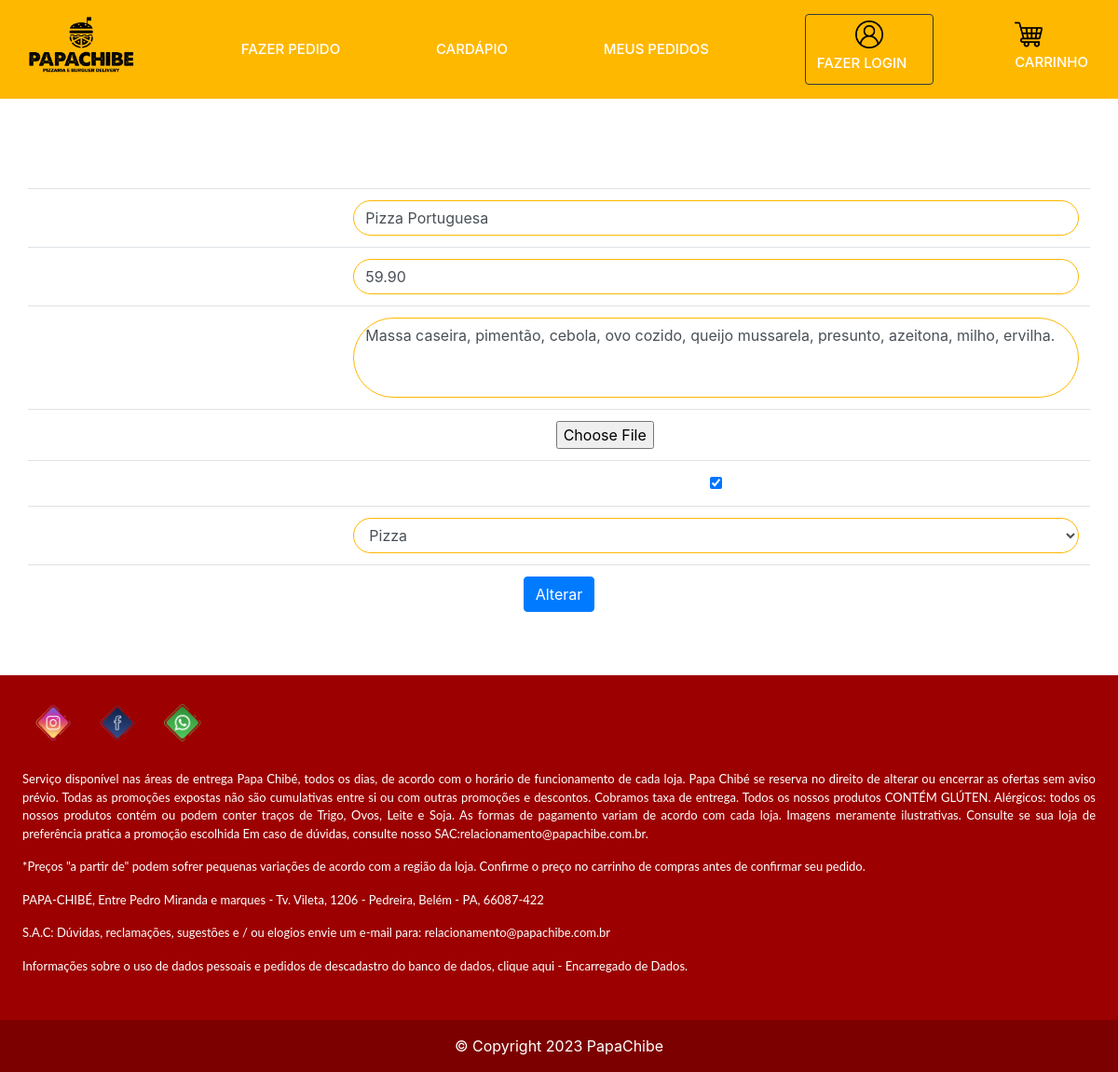
/produtoAlteraFormulario.php?cdproduto=17, run on the app's committed database.
### tables this page shows
CREATE TABLE `tb_produto` (
  `cdproduto` int(11) NOT NULL,
  `nome` varchar(100) NOT NULL,
  `ingrediente` varchar(120) NOT NULL,
  `imagem` varchar(255) DEFAULT NULL,
  `valor` decimal(10,2) NOT NULL,
  `categoriaid` int(11) DEFAULT NULL,
  `disponibilidade` tinyint(1) NOT NULL DEFAULT 0
);

### bancoProduto.php (called while the page is built, shortened)
<?php
function buscaProduto($conexao, $cdproduto)
{
	$query = "select * from tb_produto where cdproduto={$cdproduto}";
	$resultado = mysqli_query($conexao, $query);
	$produto = mysqli_fetch_assoc($resultado);
	return $produto;
}

### bancoCategoria.php (called while the page is built, shortened)
<?php
function listaCategorias($conexao)
{
	$categorias = array();
	$query = "select * from tb_categoria;";
	$resultado = mysqli_query($conexao, $query);
	while ($categoria = mysqli_fetch_assoc($resultado)) {
		array_push($categorias, $categoria);
	}
	return $categorias;
}

### produtoAlteraFormulario.php (the view, shortened to what this page needs)
<?php
include("navBar.php");
include("conexao.php");
include("bancoCategoria.php");
include("bancoProduto.php");
$categorias = listaCategorias($conexao);
$cdproduto = $_GET['cdproduto'];
$produto = buscaProduto($conexao, $cdproduto);
$disponibilidade = $produto['disponibilidade'] ? "checked='checked'" : "";
?>
<h1>Alteração de Produto</h1>
<form action="logicaAlteraProduto.php" method="post" enctype="multipart/form-data">
	<table class="table">
		<tr>
			<td>Nome: </td>
			<td><input class="form-control" type="text" name="nome" value="<?= $produto['nome'] ?>"></td>
		</tr>
		<tr>
			<td>Valor: </td>
			<td><input class="form-control" type="number" name="valor" step="0.01" value="<?= $produto['valor'] ?>"></td>
		</tr>
		<tr>
			<td>Ingrediente: </td>
			<td><textarea class="form-control" name="ingrediente" rows="3"
					style="resize: none;"><?= $produto['ingrediente'] ?></textarea></td>
		</tr>
		<tr>
            <td>Adicione imagem</td>
            <td><input type="file" name="imagem"></td>
        </tr>
		<tr>
			<td>Disponibilidade</td>
			<td>
				<input type="checkbox" name="disponibilidade" <?= $disponibilidade ?> value="true">
			</td>
		</tr>
		<tr>
			<td>Categoria: </td>
			<td>
				<select name="categoriaid" class="form-control">
					<?php foreach ($categorias as $categoria) {
						$ehACategoriaSelecionada = $produto['categoriaid'] == $categoria['cdcategoria'];
						$selecao = $ehACategoriaSelecionada ? "selected='selected'" : "";
						?>
						<option value="<?= $categoria['cdcategoria'] ?>" <?= $selecao ?>>
							<?= $categoria['nome'] ?>
						</option>
						<?php
					}
					?>
				</select>
			</td>
		</tr>
		<tr>
			<td colspan="2"><button class="btn btn-primary" type="submit">Alterar</button></td>
		</tr>
	</table>
</form>
<?php include("rodape.php") ?>

### navBar.php (style rules this page uses)
h1, h2, h3, h4, td, p, a { color: white; }
th, tr { text-align: center; padding: 15px; }
body { background-image: url('img/background.png'); }
table { width: 100%; }
.form-control { border-radius: 50px; border-color: #FFB800; }
table { text-align: left; }

### data on the page
tb_produto: nome "Pizza Portuguesa", valor "59.90", ingrediente "Massa caseira, pimentão, cebola, ovo cozido, queijo mussarela, presunto, azeitona, milho, ervilha."

### other printed values
form field categoriaid "Pizza"
